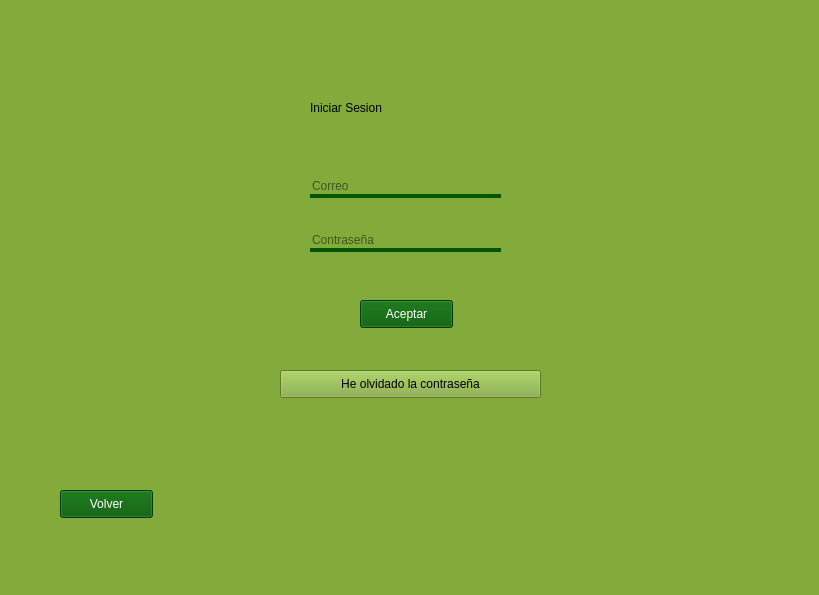
<?xml version="1.0" encoding="UTF-8"?>
<ui version="4.0">
 <class>MainWindow</class>
 <widget class="QMainWindow" name="MainWindow">
  <property name="geometry">
   <rect>
    <x>0</x>
    <y>0</y>
    <width>819</width>
    <height>595</height>
   </rect>
  </property>
  <property name="windowTitle">
   <string>MainWindow</string>
  </property>
  <property name="autoFillBackground">
   <bool>false</bool>
  </property>
  <property name="styleSheet">
   <string notr="true">background-color: rgb(131, 170, 59)</string>
  </property>
  <widget class="QWidget" name="centralwidget">
   <property name="styleSheet">
    <string notr="true"/>
   </property>
   <widget class="QLabel" name="label">
    <property name="geometry">
     <rect>
      <x>310</x>
      <y>90</y>
      <width>189</width>
      <height>35</height>
     </rect>
    </property>
    <property name="styleSheet">
     <string notr="true">font: 18pt &quot;Century&quot;;</string>
    </property>
    <property name="text">
     <string>Iniciar Sesion</string>
    </property>
   </widget>
   <widget class="QPushButton" name="BotonAceptar">
    <property name="geometry">
     <rect>
      <x>360</x>
      <y>300</y>
      <width>93</width>
      <height>28</height>
     </rect>
    </property>
    <property name="styleSheet">
     <string notr="true">background-color: rgb(0, 85, 0);
color: white;
font: 9pt &quot;MS Shell Dlg 2&quot;;</string>
    </property>
    <property name="text">
     <string>Aceptar</string>
    </property>
   </widget>
   <widget class="QPushButton" name="BotonVolver">
    <property name="geometry">
     <rect>
      <x>60</x>
      <y>490</y>
      <width>93</width>
      <height>28</height>
     </rect>
    </property>
    <property name="styleSheet">
     <string notr="true">background-color: rgb(0, 85, 0);
color: white;
font: 9pt &quot;MS Shell Dlg 2&quot;;</string>
    </property>
    <property name="text">
     <string>Volver</string>
    </property>
   </widget>
   <widget class="QPushButton" name="BotonRecuperar">
    <property name="geometry">
     <rect>
      <x>280</x>
      <y>370</y>
      <width>261</width>
      <height>28</height>
     </rect>
    </property>
    <property name="text">
     <string>He olvidado la contraseña</string>
    </property>
   </widget>
   <widget class="QWidget" name="">
    <property name="geometry">
     <rect>
      <x>310</x>
      <y>150</y>
      <width>191</width>
      <height>131</height>
     </rect>
    </property>
    <layout class="QVBoxLayout" name="verticalLayout">
     <item>
      <widget class="QLineEdit" name="iniciarSesion_correo">
       <property name="styleSheet">
        <string notr="true">background-color: rgb(55, 5, 255, 0);
border: none;
border-bottom: 4px solid rgb(0, 85, 0);</string>
       </property>
       <property name="text">
        <string/>
       </property>
       <property name="readOnly">
        <bool>false</bool>
       </property>
       <property name="placeholderText">
        <string>Correo</string>
       </property>
      </widget>
     </item>
     <item>
      <widget class="QLineEdit" name="iniciarSesion_contrasena">
       <property name="styleSheet">
        <string notr="true">background-color: rgb(55, 5, 255, 0);
border: none;
border-bottom: 4px solid rgb(0, 85, 0);</string>
       </property>
       <property name="text">
        <string/>
       </property>
       <property name="echoMode">
        <enum>QLineEdit::Password</enum>
       </property>
       <property name="readOnly">
        <bool>false</bool>
       </property>
       <property name="placeholderText">
        <string>Contraseña</string>
       </property>
      </widget>
     </item>
    </layout>
   </widget>
  </widget>
  <widget class="QMenuBar" name="menubar">
   <property name="geometry">
    <rect>
     <x>0</x>
     <y>0</y>
     <width>819</width>
     <height>26</height>
    </rect>
   </property>
  </widget>
  <widget class="QStatusBar" name="statusbar"/>
 </widget>
 <resources/>
 <connections/>
</ui>
